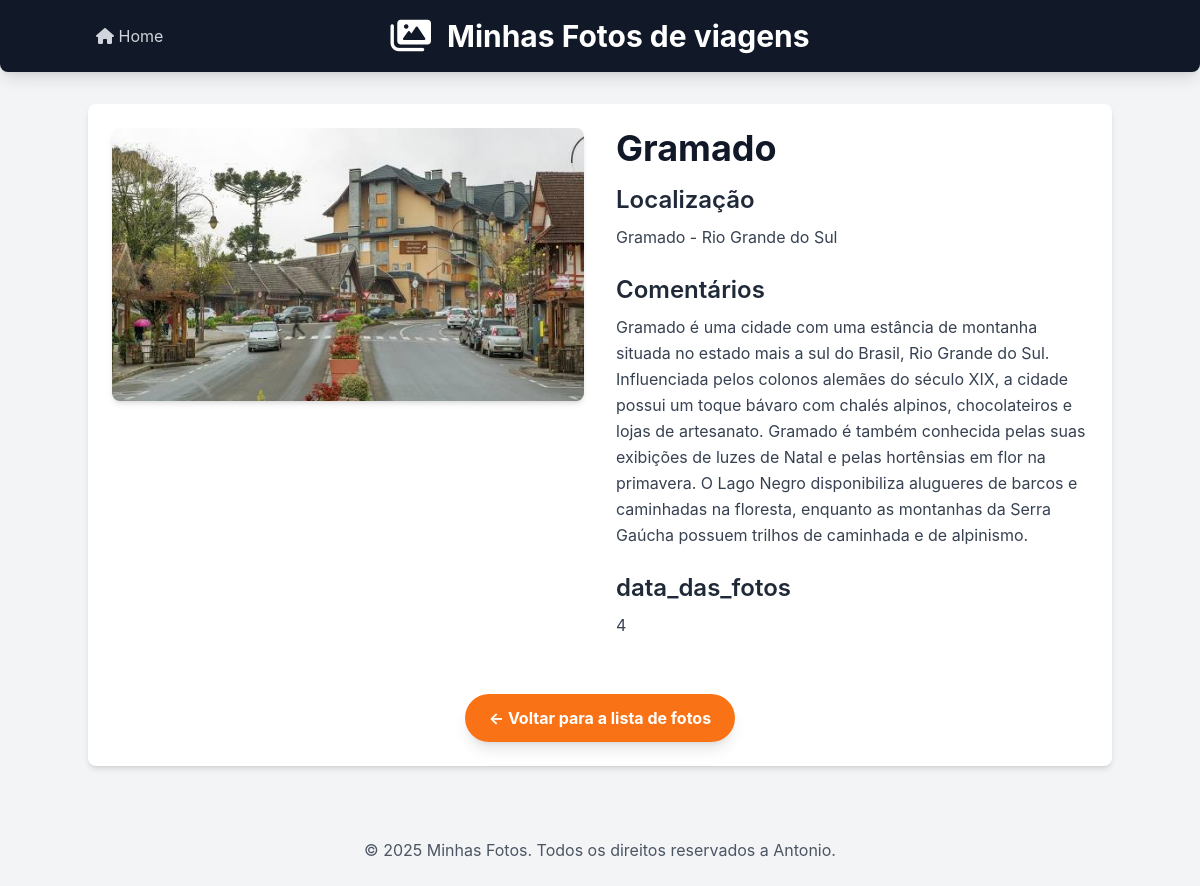
The page /galleries/galery/4/ on the database its author committed.
### galleries/models.py (models this page shows, shortened)
class Galery(models.Model):
    title = models.CharField(max_length=200)
    photo_location = models.TextField()
    comments = models.TextField()
    photo_period = models.IntegerField(help_text="Em dias")
    image = models.ImageField(upload_to='galleries/', blank=True, null=True)
    class Meta:
        verbose_name_plural = "galleries"

### galleries/views.py (the view)
# urls.py: path('galery/<int:id>/', views.galery_detail, name='galery_detail'),
def galery_detail(request, id):
        galery=get_object_or_404(Galery, pk=id)
        return render(request, 'galleries/galery_detail.html', {'galery': galery})

### galleries/templates/galleries/galery_detail.html (shortened to what this page needs)
{%extends 'galleries/base.html' %}
{% block content %}
        <div class="flex flex-col md:flex-row gap-8">
            {% if galery.image %}
            <div class="md:w-1/2">
                <img src="{{ galery.image.url }}" alt="[Imagem de {{ galery.title }}]" class="w-full h-auto object-cover rounded-lg shadow-md">
            </div>
            {% endif %}
            <div class="md:w-1/2">
                <h2 class="text-4xl font-bold text-gray-900 mb-4">{{ galery.title }}</h2>
                <h3 class="text-2xl font-semibold text-gray-800 mb-2">Localização</h3>
                <p class="text-gray-700 mb-6 leading-relaxed">{{ galery.photo_location }}</p>
                <h3 class="text-2xl font-semibold text-gray-800 mb-2">Comentários</h3>
                <p class="text-gray-700 mb-6 leading-relaxed whitespace-pre-wrap">{{ galery.comments}}</p>
                <h3 class="text-2xl font-semibold text-gray-800 mb-2">data_das_fotos</h3>
                <p class="text-gray-700 mb-6 leading-relaxed whitespace-pre-wrap">{{ galery.photo_period}}</p>
            </div>
        </div>
        <div class="mt-8 text-center">
            <a href="{%url 'home'%}" class="inline-block bg-orange-500 hover:bg-organge-600 text-white font-bold py-3 px-6 rounded-full transition duration-300 ease-in-out shadow-lg">
                &larr; Voltar para a lista de fotos
            </a>
        </div>
        {% endblock %}
<!--{% load static %}

### galleries/templates/galleries/base.html (style rules this page uses)
body { font-family: 'Inter', sans-serif; }

### rows shown on the page
Galery: image (picture), title "Gramado", photo_location "Gramado - Rio Grande do Sul", comments "Gramado é uma cidade com uma estância de montanha situada no estado mais a sul do Brasil, Rio Grande do Sul. Influenciada pelos colonos alemães do século XIX, a cidade possui um toque bávaro com chalés alpinos, chocolateiros e lojas de artesanato. Gramado é também conhecida pelas suas exibições de luzes de Natal e pelas hortênsias em flor na primavera. O Lago Negro disponibiliza alugueres de barcos e caminhadas na floresta, enquanto as montanhas da Serra Gaúcha possuem trilhos de caminhada e de alpinismo.", photo_period "4"
